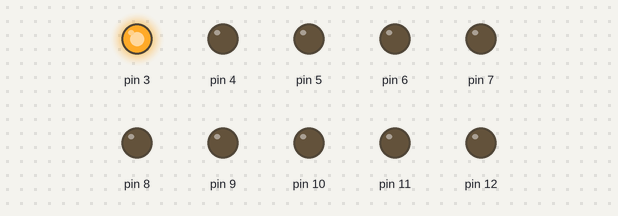
A sketch run on a simulated Arduino Uno, built with avr-gcc and run on an emulated ATmega328P. Parts: output pins drawn as LEDs (lit = HIGH).

Above: at 0.05 s.
At 0.75 s:
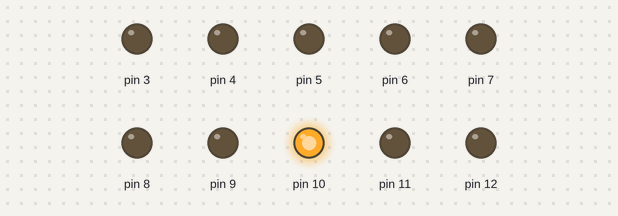
At 1.55 s:
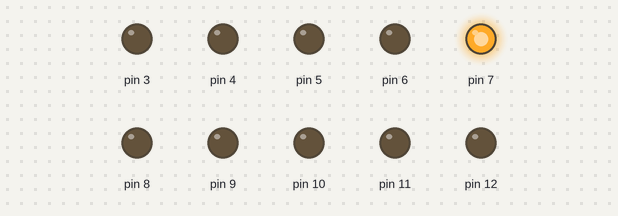
At 2.25 s:
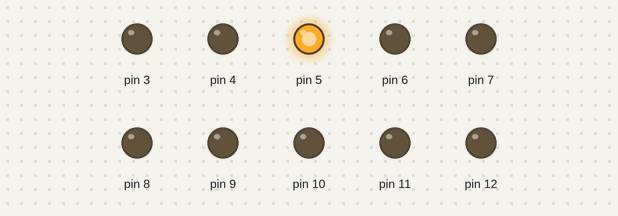
At 3.0 s:
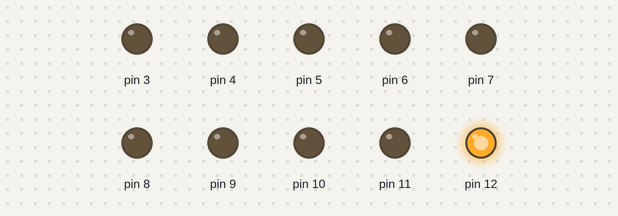
At 4.55 s:
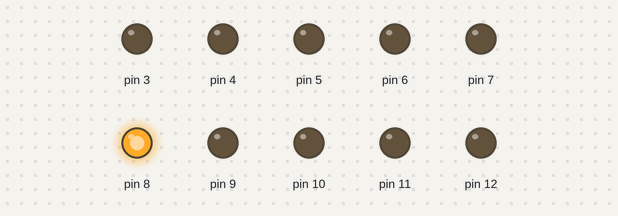
Timing chart, 0 to 4.8 s (numbered marks = the images above):
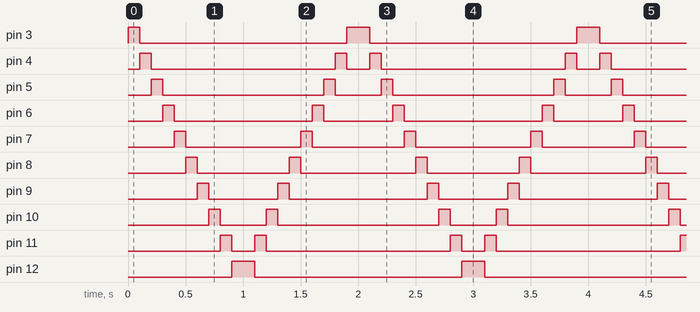

Measured:
- by itself, pin 3: repeats every 2.0 s: LOW 1.8 s, HIGH 0.20 s
- by itself, pin 4: repeats every 2.0 s: LOW 1.6 s, HIGH 0.10 s, LOW 0.20 s, HIGH 0.10 s
- by itself, pin 5: repeats every 2.0 s: LOW 1.4 s, HIGH 0.10 s, LOW 0.40 s, HIGH 0.10 s
- by itself, pin 6: repeats every 2.0 s: LOW 1.2 s, HIGH 0.10 s, LOW 0.60 s, HIGH 0.10 s
- by itself, pin 7: repeats every 2.0 s: LOW 1.0 s, HIGH 0.10 s, LOW 0.80 s, HIGH 0.10 s
- by itself, pin 8: repeats every 2.0 s: LOW 0.80 s, HIGH 0.10 s, LOW 1.0 s, HIGH 0.10 s
- by itself, pin 9: repeats every 2.0 s: LOW 0.60 s, HIGH 0.10 s, LOW 1.2 s, HIGH 0.10 s
- by itself, pin 10: repeats every 2.0 s: LOW 0.40 s, HIGH 0.10 s, LOW 1.4 s, HIGH 0.10 s

The sketch:

Codigo_Final.ino
```cpp
// Creado ChepeCarlos de ALSW
// Tutorial Completo en https://nocheprogramacion.com
// Canal Youtube https://youtube.com/alswnet?sub_confirmation=1

int CanitdadLed = 10;
int LedInicial = 3;
int Esperar = 100;

void setup() {
  for (int i = LedInicial; i < CanitdadLed + LedInicial; i++) {
    pinMode(i, OUTPUT);
  }
}

void loop() {
  for (int i = LedInicial; i < CanitdadLed + LedInicial; i++) {
    digitalWrite(i , HIGH);
    delay(Esperar);
    digitalWrite(i, LOW);
  }

  for (int i = CanitdadLed + LedInicial - 1 ; i >= LedInicial; i--) {
    digitalWrite(i , HIGH);
    delay(Esperar);
    digitalWrite(i, LOW);
  }
}
```
